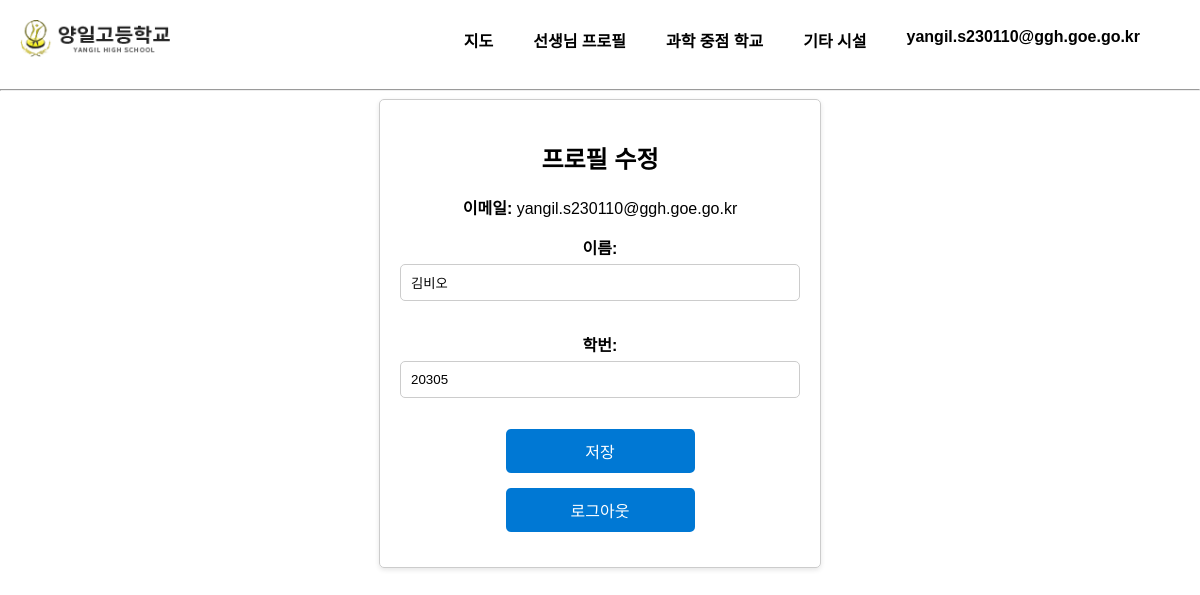
Screenshot of /user/profile/ (signed in) with the database file from the repository.
### accounts/models.py (models this page shows)
class CustomUser(AbstractBaseUser, PermissionsMixin):
    email = models.EmailField(unique=True)
    name = models.CharField(max_length=30)
    class_num = models.CharField(max_length=10)
    is_staff = models.BooleanField(default=False)
    is_active = models.BooleanField(default=True)
    email_verified = models.BooleanField(default=False)
    objects = CustomUserManager()
    USERNAME_FIELD = 'email'
    REQUIRED_FIELDS = ['name', 'class_num']
    def __str__(self):
        return self.email

### accounts/views.py (the view)
# urls.py: path('profile/', profile_view, name='profile'),
@login_required
def profile_view(request):
    if request.method == 'POST':
        form = ProfileUpdateForm(request.POST, instance=request.user)
        if form.is_valid():
            form.save()
            return redirect('index')
    else:
        form = ProfileUpdateForm(instance=request.user)
    return render(request, 'profile/profile.html', {'form': form})

### accounts/forms.py
class ProfileUpdateForm(forms.ModelForm):
    class Meta:
        model = CustomUser
        fields = ['name', 'class_num']
        widgets = {
            'name': forms.TextInput(attrs={'id': 'name', 'class': 'profile-update-form-control'}),
            'class_num': forms.TextInput(attrs={'id': 'class_num', 'class': 'profile-update-form-control'}),
        }
        labels = {
            'name': '이름',  # 원하는 레이블 내용으로 수정
            'class_num': '학번',  # 원하는 레이블 내용으로 수정
        }
    def __init__(self, *args, **kwargs):
        super(ProfileUpdateForm, self).__init__(*args, **kwargs)

### accounts/templates/profile/profile.html (shortened to what this page needs)
{% load static %}
<!DOCTYPE html>
<html>
<head>
    <link rel="stylesheet" href="{% static 'css/style.css' %}">
</head>
<body>
    {% include 'root/header.html' %}
    <hr>
    <div class="signup-container">
        <h2>프로필 수정</h2>
        <div class="update_email">
            <span class="email-label">이메일: </span>
            <p>{{ user.email }}</p>
        </div>
        <form method="post">
            {{ form.as_p }}
            <button type="submit">저장</button>
        </form>
        <form action="{% url 'accounts:logout' %}" method="post">
            <button type="submit">로그아웃</button>
        </form>
    </div>
</body>
</html>

### main/templates/root/header.html
{% load static %}
<header>
    <a href="{% url 'index' %}">
        <img src="{% static 'images/yangil logo.png' %}" alt="양일고등학교">
    </a>
    <nav>
        <ul>
            <li><a href="{% url 'maps' %}">지도</a></li>
            {% if user.is_authenticated %}
            <li><a href="{% url 'teachers' %}">선생님 프로필</a></li>
            {% endif %}
            <li><a href="{% url 'science' %}">과학 중점 학교</a></li>
            <li><a href="{% url 'trans_edu' %}">기타 시설</a></li>
            {% if user.is_authenticated %}
                <li><a href="{% url 'accounts:profile' %}">{{user}}</a></li>
            {% else %}
                <li><a href="{% url 'accounts:login' %}">로그인</a></li>
            {% endif %}
        </ul>
    </nav>
</header>

### main/static/css/style.css (style rules this page uses)
body { font-family: Arial, sans-serif; background-color: #fff; margin: 0; padding: 0; }
header { background-color: #fff; color: #fff; padding: 20px; display: flex; justify-content: space-between; align-items: center; }
header img { width: 150px; height: auto; }
nav ul { list-style: none; margin: 0; padding: 0; display: flex; }
nav li { margin-right: 40px; }
nav a { text-decoration: none; color: black; font-weight: bold; font-size: 100%; }
.signup-container { max-width: 400px; margin: 0 auto; padding: 20px; border: 1px solid #ccc; border-radius: 5px; box-shadow: 0 2px 5px rgba(0, 0, 0, 0.1); text-align: center; }
.signup-container h2 { margin-bottom: 20px; }
.signup-container label { display: block; margin-bottom: 5px; font-weight: bold; }
.signup-container input { width: calc(100% - 22px); padding: 10px; margin-bottom: 15px; border: 1px solid #ccc; border-radius: 5px; }
.signup-container button { background-color: #0078D4; color: white; border: none; padding: 10px 20px; cursor: pointer; border-radius: 5px; width: calc(50% - 11px); font-size: 16px; margin-bottom: 15px; }
.update_email { text-align: center; }
.update_email .email-label { display: inline-block; margin-right: 0px; font-weight: bold; }
.update_email p { margin: 0; display: inline; }

### rows the page displays
CustomUser: email "yangil.s230110@ggh.goe.go.kr", name "김비오", class_num "20305"
